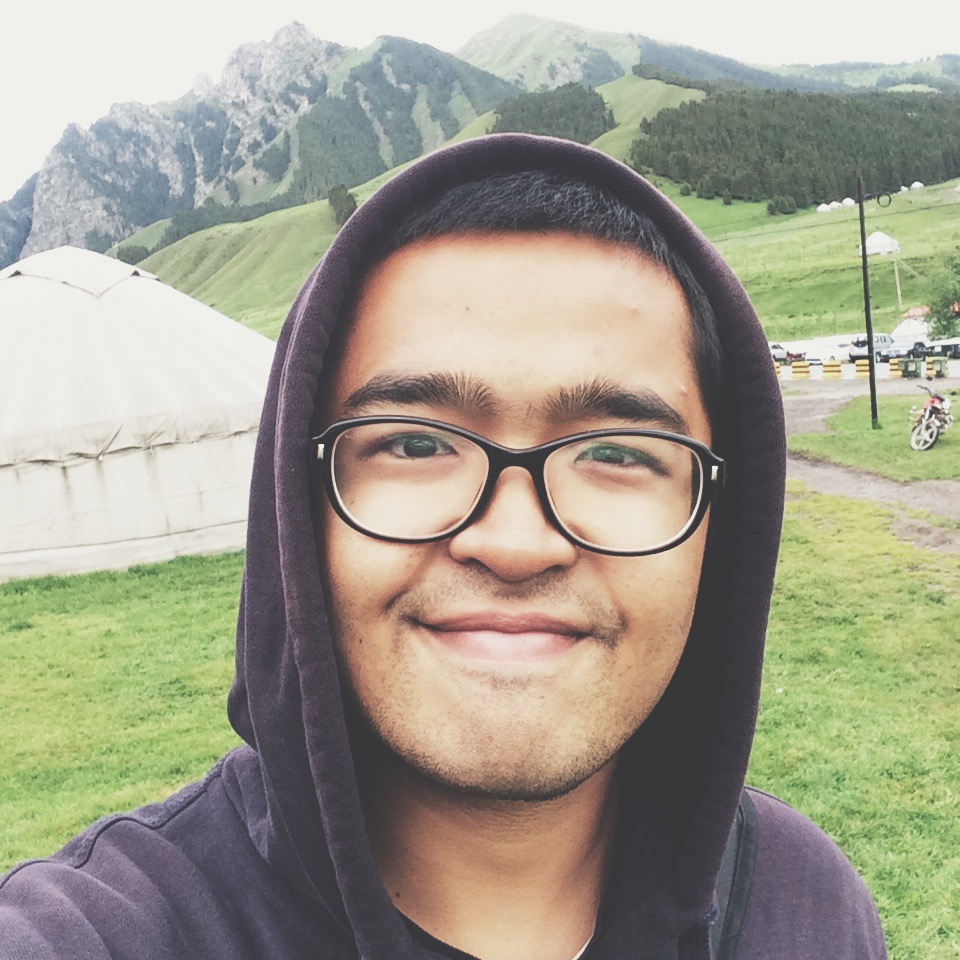
#> input picture Images/c.JPG, 960 x 960 px, found by its file name
$ jupyter execute --allow-errors Parctice_A.ipynb   (shell and % lines are left out)   (older library calls are emulated)
#> lines starting #> are read from the running program, lines starting #| are printed output that depends on the picture
[cell 1]
from PIL import Image
import numpy as np
import pandas as pd
import matplotlib.pyplot as plt
from skimage import data, io, filters
from skimage import color
from skimage import img_as_float
from skimage import novice
from IPython.display import display
from scipy.misc import imread
from scipy.misc import imsave

# Import Image

[cell 2]
colourImg = Image.open('/Users/nurali/Documents/Kuerbanjiang_github/Image-Analysis/Image/c.JPG')
#> colourImg is the input picture: PIL image 960x960 RGB; mean R, G, B 161, 158.2, 141.5
im = imread('/Users/nurali/Documents/Kuerbanjiang_github/Image-Analysis/Image/c.JPG')

#display(colourImg)
#> (the rest of this cell did not finish here and is left out)

# Each Pixel Have Three Channels

## Red,Green,Blue

[cell 3]
red_multiplier = [1, 0, 0]
Green_multiplier = [0, 1, 0]
Blue_multiplier = [0, 0, 1]

#> (the rest of this cell did not finish here and is left out)

# Digitize the Image to Data
## Y_X Reperesent the Pixels Location, and RGB Value Come with Unit_8, 255

[cell 4]
colourPixels = colourImg.convert("RGB")
colourArray = np.array(colourPixels.getdata()).reshape(colourImg.size + (3,))
indicesArray = np.moveaxis(np.indices(colourImg.size), 0, 2)
allArray = np.dstack((indicesArray, colourArray)).reshape((-1, 5))

df = pd.DataFrame(allArray, columns=["y", "x", "red","green","blue"])
#> df = table of 921600 rows and 5 columns
df.describe()
#> Out = table of 8 rows and 5 columns

# Validation With Red Pic
## All G and B channels are zero value

[cell 5]
a=red_multiplier * im
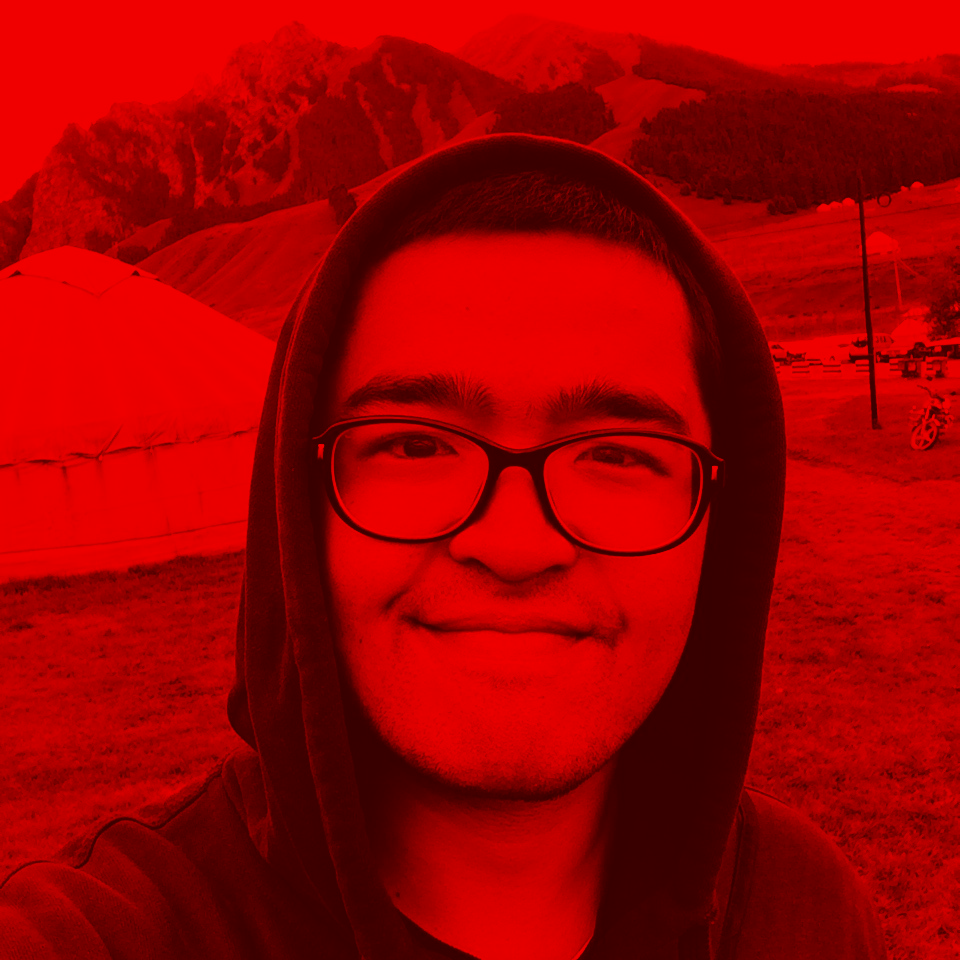
#> a: shape (960, 960, 3) int64; mean R, G, B 161, 0, 0
imsave('a.png', a)
#> (the rest of this cell did not finish here and is left out)


$ run again, with Images/b.JPG copied over Images/c.JPG
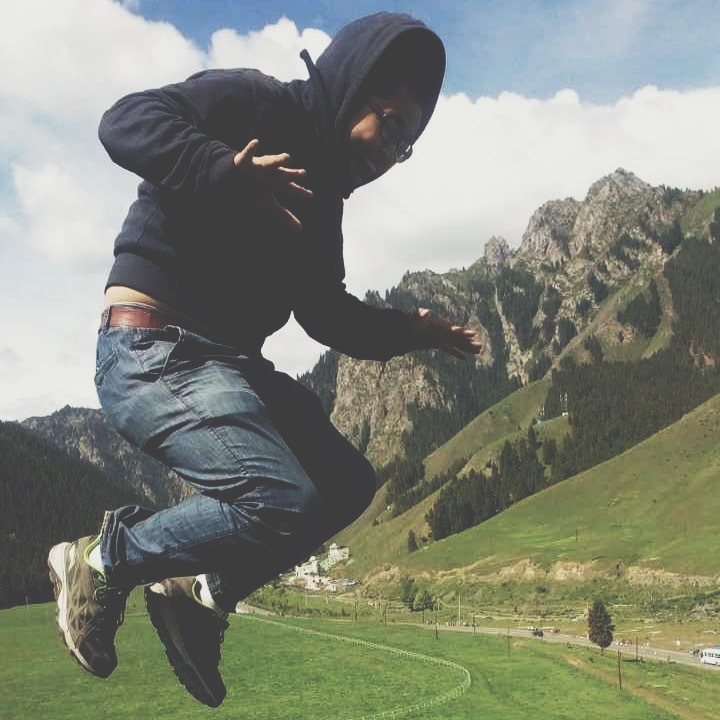
#> input picture Images/b.JPG, 720 x 720 px, found by its file name
#> colourImg is the input picture: PIL image 720x720 RGB; mean R, G, B 129.7, 134.3, 121.4
#> df = table of 518400 rows and 5 columns
#> Out = table of 8 rows and 5 columns
#> `a=red_multiplier * im`:
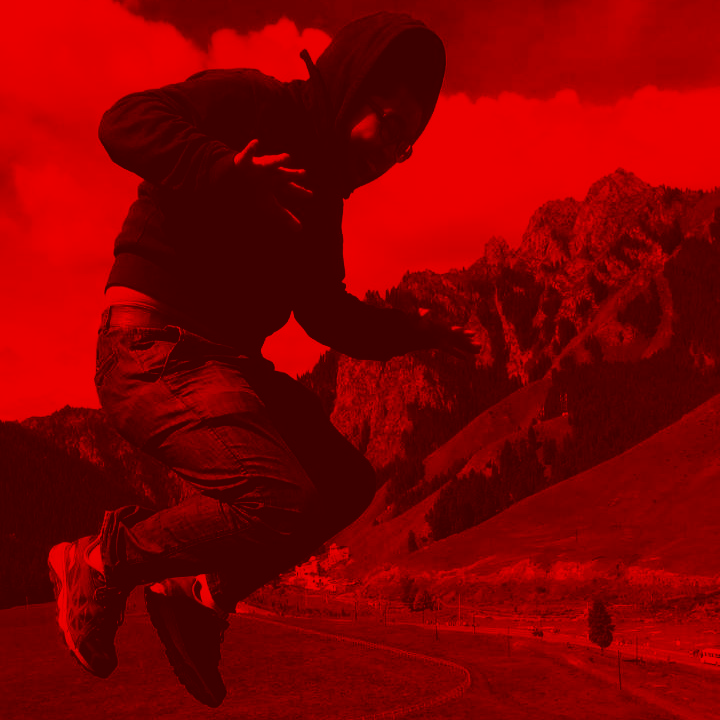
#> a: shape (720, 720, 3) int64; mean R, G, B 129.7, 0, 0
